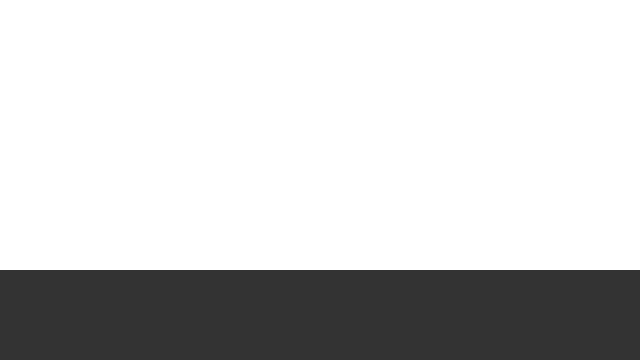
Frame 1 (no input)
Frame 60 (no input): identical to frame 1, image omitted
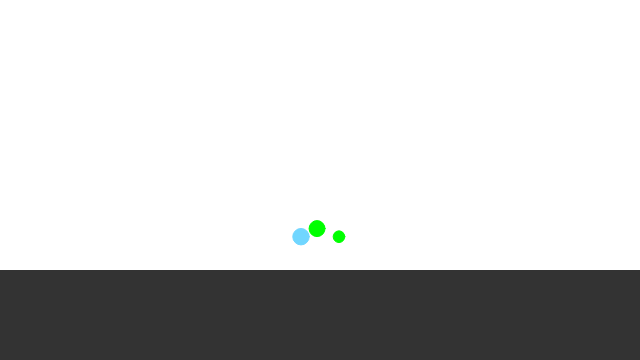
Frame 120 (the mouse pressed at the canvas centre since frame 60)

The p5.js sketch that drew these frames (run headless with seeded random() and noise() and a simulated clock; from frame 60 on, the mouse is pressed at the canvas centre):

// p5.js sketch
// ── sketch.js
// Daniel Shiffman
// https://www.kadenze.com/courses/the-nature-of-code
// http://natureofcode.com/
// Session 2: Array of Particles, multiple forces

var particles = [];
var rains = [];

function setup() {
  createCanvas(640, 360);
}

function mousePressed() {
  if (mouseY < height*3/4) {
    var r = new Rain(mouseX, mouseY, random(2,4));
    rains.push(r);
  }
}

function keyPressed() {
  if (key == ' ') {
    rains.splice(0, 1);
  }
}

function draw() {
  background(100);
  fill(255);
  noStroke();
  rect(0, 0, 640, 270);
  var wind = createVector(0.1, 0);

  for (var i = 0; i < rains.length; i++) {
    var gravity = createVector(0, 0.1 * rains[i].mass);
    rains[i].applyForce(gravity);

    rains[i].update();
    // rains[i].edges();
    rains[i].display();

    if (rains[i].pos.y > height*3/4) {
      rains[i].changeParticleFlag();
    }

    rains[i].showParticle();
  }

  fill(51);
  noStroke();
  rect(0, 270, 640, 90);
}

// ── particle.js
// Daniel Shiffman
// https://www.kadenze.com/courses/the-nature-of-code
// http://natureofcode.com/
// Session 2: Array of Particles, multiple forces

function Particle(x, y, m, vx, vy, c) {
  this.pos = createVector(x, y);
  this.vel = createVector(vx, vy);
  this.acc = createVector(0, 0);
  this.mass = m;
  this.particleColor = color(c);

  this.applyForce = function(force) {
    var f = force.copy();
    f.div(this.mass);
    this.acc.add(f);
  }

  this.update = function() {
    this.vel.add(this.acc);
    this.pos.add(this.vel);
    this.acc.set(0, 0);
  }

  this.display = function() {
    fill(this.particleColor, 10);
    stroke(this.particleColor);
    ellipse(this.pos.x, this.pos.y, this.mass*10, this.mass*10);
  }

  this.edges = function() {
    if (this.pos.y > height*3/4) {
      this.vel.y *= -1;
      this.pos.y = height*3/4;
    }

    if (this.pos.x > width) {
      this.vel.x *= -1;
      this.pos.x = width;
    }
  }
}

// ── rain.js
const palette = ["#70d6ff" ,"#ff70a6", "#ff9770", "#ffd670", "#e9ff70", "#00FF00"];

function Rain(x, y, m) {

  this.pos = createVector(x, y);
  this.vel = createVector(0, 0);
  this.acc = createVector(0, 0);
  this.mass = m;
  this.particleFlag = false;

  var particles = [];
  var p1 = new Particle(this.pos.x, 270, random(1,1.8), 1, 0.06*abs(270-y)/2, pick(palette));
  var p2 = new Particle(this.pos.x, 270, random(1,1.8), random(-0.5, 0.5), 0.07*abs(270-y)/2, pick(palette));
  var p3 = new Particle(this.pos.x, 270, random(1,1.8), -1, 0.06*abs(270-y)/2, pick(palette));
  particles.push(p1);
  particles.push(p2);
  particles.push(p3);

  this.applyForce = function(force) {
    var f = force.copy();
    f.div(this.mass);
    this.acc.add(f);
  }

  this.update = function() {
    this.vel.add(this.acc);
    this.pos.add(this.vel);
    this.acc.set(0, 0);
  }

  this.display = function() {
    c = color("#005FD8");
    fill(0, 0, 255, 60);
    noStroke();
    triangle(this.pos.x-15.25, this.pos.y, this.pos.x+15.25, this.pos.y, this.pos.x, this.pos.y-30);
    arc(this.pos.x, this.pos.y, 30, 30, 0, PI);
  }

  this.changeParticleFlag = function () {
    this.particleFlag = true;
  }

  this.showParticle = function () {
    // console.log(this.particleFlag);
    if (this.particleFlag === true) {
      for (var i = 0; i < particles.length; i++) {
        var gravity = createVector(0, 0.1 * particles[i].mass);
        particles[i].applyForce(gravity);

        particles[i].update();
        particles[i].edges();
        particles[i].display();
      }

    }
  }

}

function pick(array) {
  const i = Math.floor(Math.random() * array.length);
  return array[i];
}
